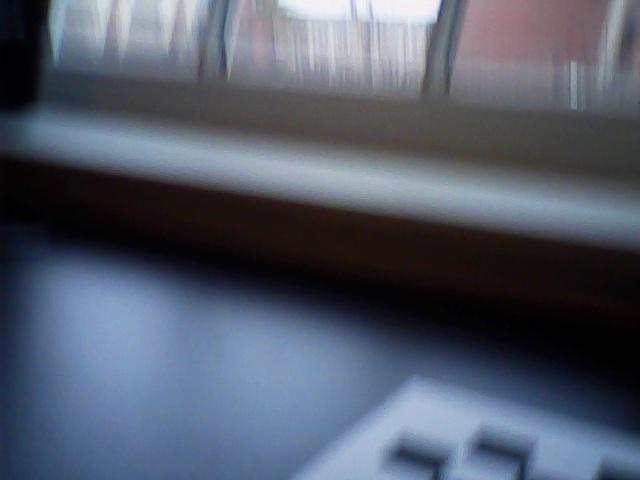
//> input picture test/current.jpg, 640 x 480 px, given in place of the camera
$ ./testStereo   (built with g++ and OpenCV 4)
//> lines starting //> are read from the running program, lines starting //| are printed output that depends on the picture; after the words box and inside, x2 and y2 are one past the last pixel; in counts of white or black regions, pixels touching at a corner belong together
#include <opencv4/opencv2/opencv.hpp> // OpenCV header
#include <opencv4/opencv2/features2d.hpp>
#include <opencv4/opencv2/calib3d.hpp>
#include <iostream>

int main() {
	cv::VideoCapture cap(0);
	cv::VideoCapture cap1(1);

	if (!cap.isOpened()) {
		std::cerr << "Error: Could not open webcam" << std::endl;
		return -1;
	}

	if (!cap1.isOpened()) {
		std::cerr << "Error: Could not open second webcam" << std::endl;
		return -1;
	}

	cv::Mat frame;
	cv::Mat frame2;
	cv::Mat output;
	while (true) {
	cap >> frame;
//> frame is the input picture: 480 rows x 640 cols, CV_8UC3; mean B, G, R 105.2, 90.1, 82.5
	cap1 >> frame2;

	cv::cvtColor(frame, frame, cv::COLOR_BGR2GRAY);
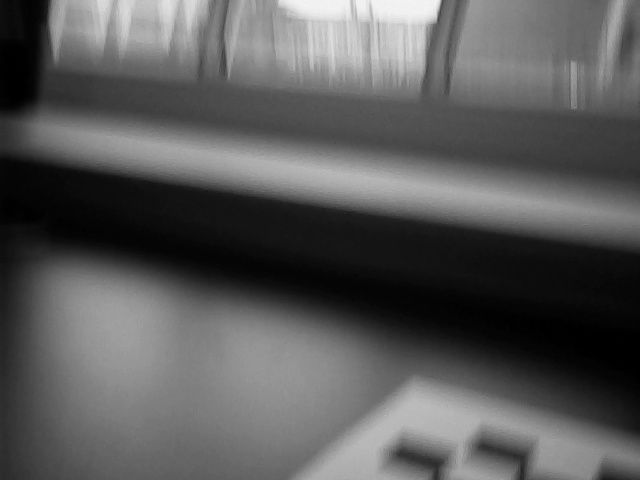
//> frame: 480 rows x 640 cols, CV_8UC1; min 0, max 245, mean 89.5
	cv::cvtColor(frame2, frame2, cv::COLOR_BGR2GRAY);

	auto stereo = cv::StereoBM::create(16, 15);
	stereo->compute(frame2, frame, output);
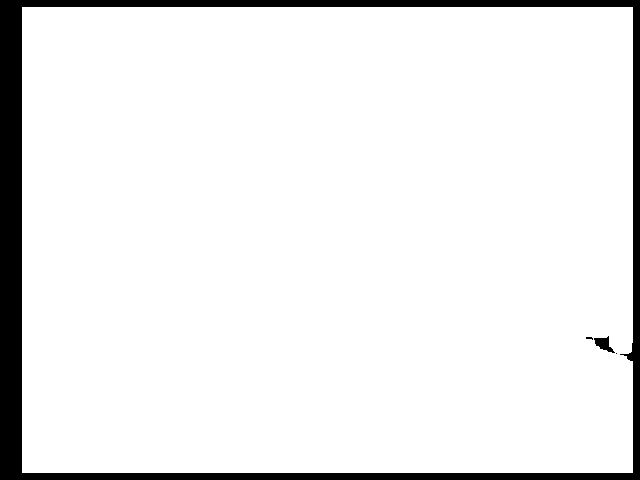
//> output: 480 rows x 640 cols, CV_16SC1; values -16 (black) and 0 (white), 92.6% white; 4 black regions (2 under 20 px), largest, box (x1, y1, x2, y2) and area: (0, 0, 640, 480) 22537, (594, 336, 615, 353) 173

	cv::imshow("Webcam Live Feed2", output);

	if (cv::waitKey(5000) == 'q') {
//> the 'q' key is pressed
		break;
	}

	}

	// [108 lines of commented-out code are left out]
	return 0;
}
